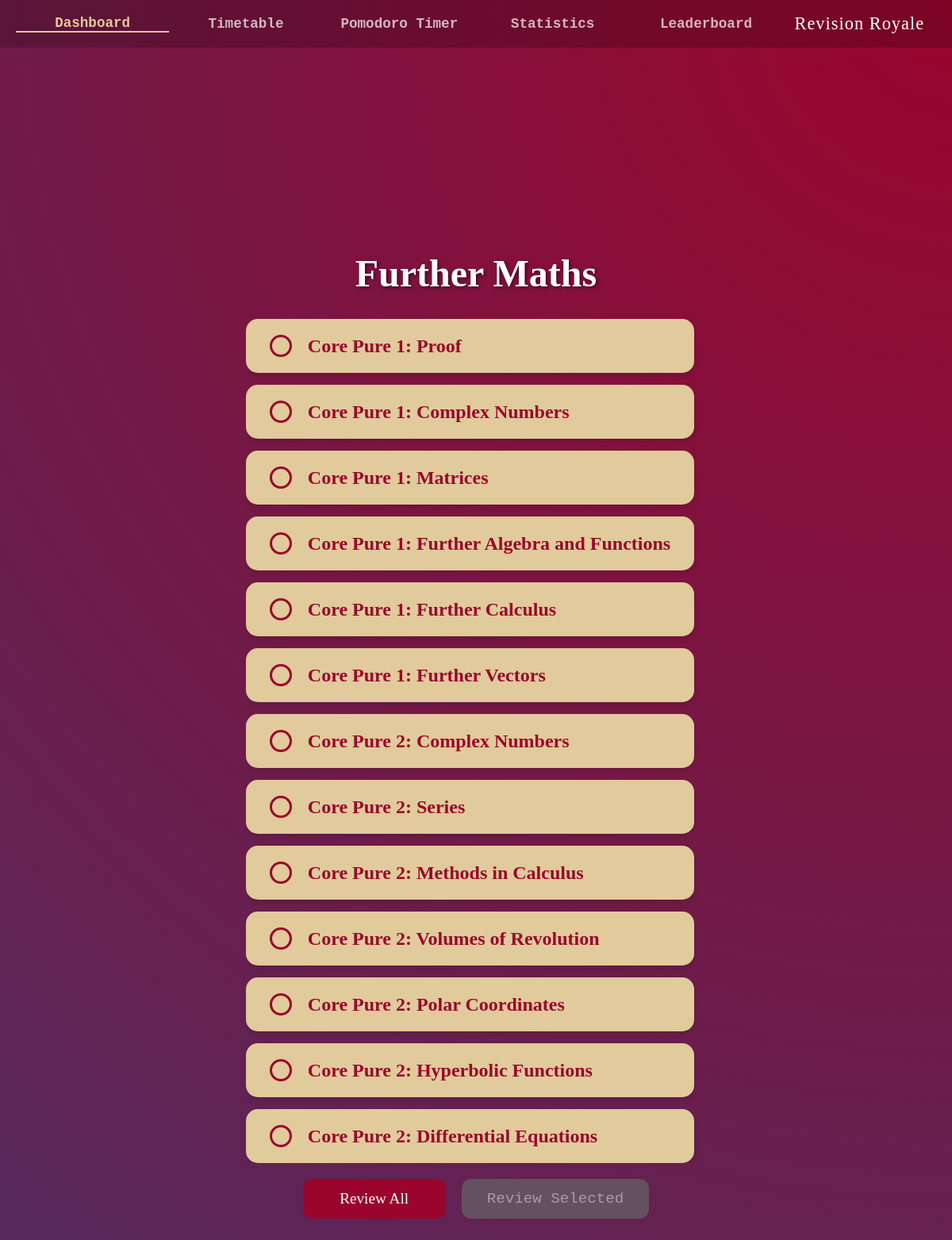
The app's page /deck_selection?SubjectID=2, older data.
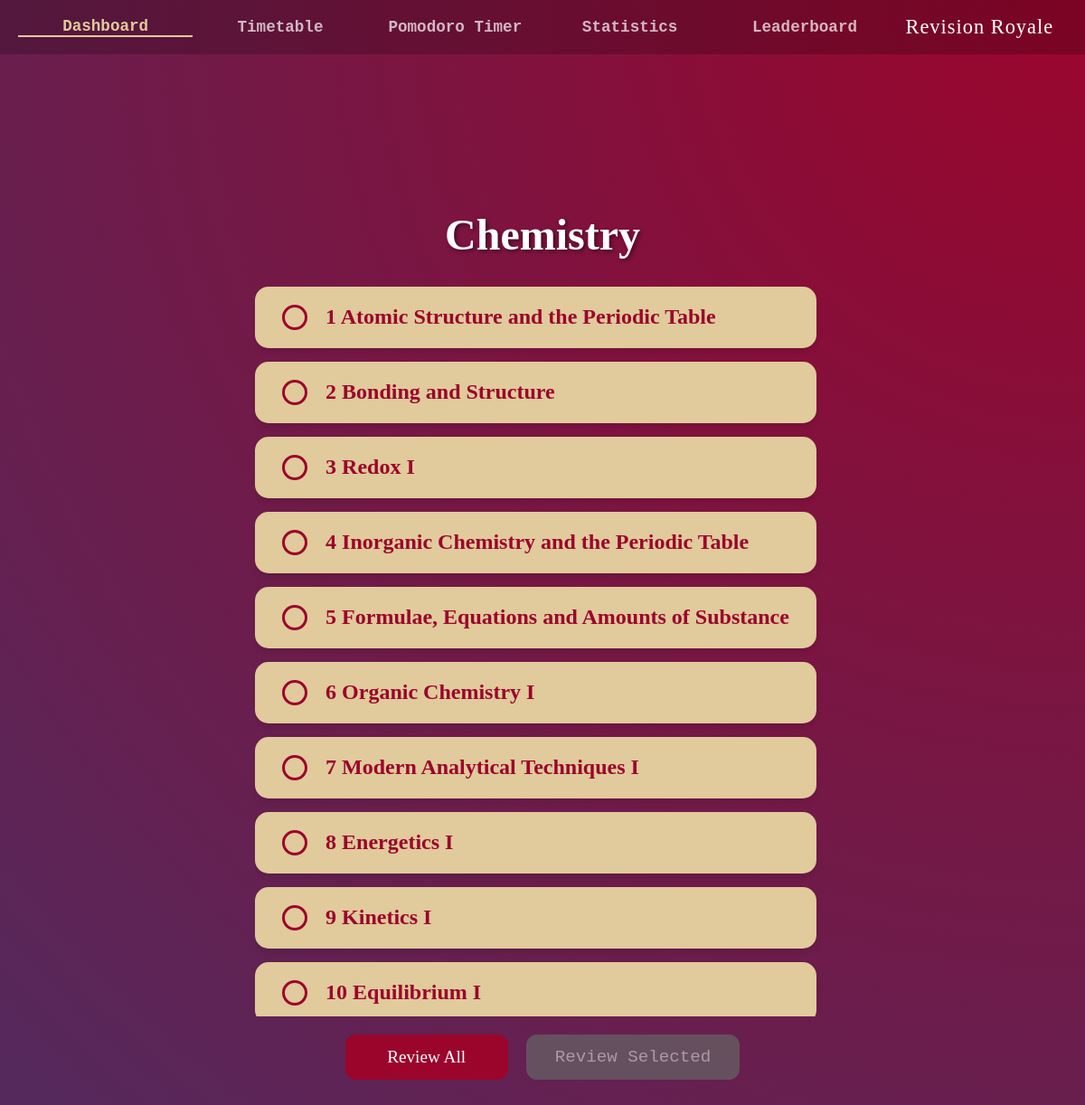
The same page, newer data.
### tables this page shows
CREATE TABLE Subjects
(SubjectID INTEGER PRIMARY KEY AUTOINCREMENT,
SubjectName TEXT,
ExamBoard TEXT,
TimeSpent INTEGER,
LastReviewed INTEGER,
Priority REAL,
Username TEXT,
FOREIGN KEY(Username) REFERENCES Users(Username));

CREATE TABLE Decks
(DeckID INTEGER PRIMARY KEY AUTOINCREMENT,
DeckName TEXT,
Username TEXT,
SubjectID TEXT,
FOREIGN KEY(Username) REFERENCES Users(Username),
FOREIGN KEY(SubjectID) REFERENCES Subjects(SubjectID));

### app.py (the view)
@app.route("/deck_selection", methods=["GET"])
def DeckSelectionPage():
    AuthHandling(session)
    Subject = ProgramDatabase.GetRecord("Subjects", AttributeValue("SubjectID", "INTEGER", request.args.get('SubjectID')))
    Subject.ChangeAttribute("LastReviewed", int(time.time()))
    ProgramDatabase.SaveRecord(Subject)
    Decks = ProgramDatabase.GetAllRecords("Decks", AttributeValue("SubjectID", "INTEGER", Subject.GetPrimaryKey().Value))
    DecksData = []
    for Deck in Decks:
        DecksData.append(Deck.ConvertToDictionary())
    return render_template("authenticated/subjects/deck_selection.html", ActivePage="dashboard", SubjectName=Subject.GetAttribute('SubjectName').Value, DecksData=DecksData)

### app.py (called while the page is built, shortened)
def AuthHandling(Session):
    global CurrentUser
    if "user" not in Session:
        return redirect("/login")

### modules.py (called while the page is built)
def GetAttributeValueFromList(Attributes: list[AttributeValue], Name: str) -> AttributeValue:
    for Attribute in Attributes:
        if Attribute.Name == Name:
            return Attribute
    return None

    def IsEmpty(self) -> bool:
        return (self.TableName == "" or self.PrimaryKey == None)

    def GetTableName(self) -> str:
        return self.TableName

    def GetPrimaryKey(self) -> AttributeValue:
        return self.PrimaryKey

    def GetAttributes(self) -> list[AttributeValue]:
        return self.Attributes

    def ChangeAttribute(self, Name: str, Value: any) -> None:
        CurrentAttributes: list[AttributeValue] = self.Attributes
        if Name == self.PrimaryKey.Name:
            return
        for Attribute in CurrentAttributes:
            if Attribute.Name == Name:
                Attribute.Value = Value
        self.Attributes = CurrentAttributes

    def GetAttribute(self, Name: str) -> AttributeValue:
        return GetAttributeValueFromList(self.Attributes, Name)

### templates/authenticated/subjects/deck_selection.html (shortened to what this page needs)
{% extends "authenticated/authenticated_base.html" %}
{% block app_content %}
<div class="selection-container">
    <h1 class="page-title">{{ SubjectName }}</h1>
    <div class="deck-list-container">
        {% if DecksData %}
            {% for Deck in DecksData %}
            <div class="deck-card">
                <div class="selection-circle" data-id="{{ Deck['DeckID']}}" onclick="ToggleSelection(this)"></div>
                <a href="/flashcard_selection?DeckID={{Deck['DeckID']}}" class="deck-card-link">
                    <div class="subject-info">
                        <h2 class="subject-name">{{ Deck['DeckName'] }}</h2>
                    </div>
                </a>
            </div>
            {% endfor %}
        {% endif %}
    </div>
    <div class="review-actions">
        <button class="btn" id="btn-review-all" onclick="ReviewAll()">Review All</button>
        <button class="btn disabled-btn" id="btn-review-selected" onclick="ReviewSelected()">Review Selected</button>
    </div>
</div>
{% endblock %}

Row changes from the older to the newer data that the page shows:
no longer on this page (row edited): Decks: DeckName "Core Pure 2: Polar Coordinates"
no longer on this page (row edited): Decks: DeckName "Core Pure 2: Hyperbolic Functions"
no longer on this page (row edited): Decks: DeckName "Core Pure 2: Differential Equations"
changed Subjects: SubjectName "Further Maths" → "Chemistry"
changed Decks: DeckName "Core Pure 1: Proof" → "1 Atomic Structure and the Periodic Table"
changed Decks: DeckName "Core Pure 1: Complex Numbers" → "2 Bonding and Structure"
changed Decks: DeckName "Core Pure 1: Matrices" → "3 Redox I"
changed Decks: DeckName "Core Pure 1: Further Algebra and Functions" → "4 Inorganic Chemistry and the Periodic Table"
changed Decks: DeckName "Core Pure 1: Further Calculus" → "5 Formulae, Equations and Amounts of Substance"
changed Decks: DeckName "Core Pure 1: Further Vectors" → "6 Organic Chemistry I"
changed Decks: DeckName "Core Pure 2: Complex Numbers" → "7 Modern Analytical Techniques I"
changed Decks: DeckName "Core Pure 2: Series" → "8 Energetics I"
changed Decks: DeckName "Core Pure 2: Methods in Calculus" → "9 Kinetics I"
changed Decks: DeckName "Core Pure 2: Volumes of Revolution" → "10 Equilibrium I"
